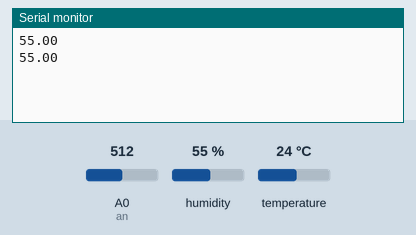
A sketch run on a simulated Arduino Uno, built with avr-gcc and run on an emulated ATmega328P. Parts: the last lines printed to the serial monitor. The inputs (shaded band) are chosen by the test bench; at power-on: humidity 55 %, A0 (an) = 512, temperature 24 °C.

Above: at 5.8 s.
5.9 s: humidity set to 22 %
At 11.0 s:
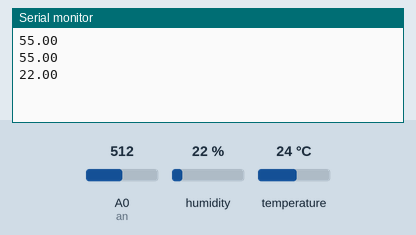
11.9 s: humidity set to 40 %
At 16.4 s:
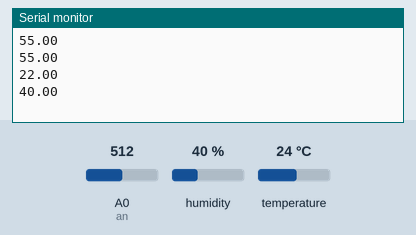
Timing chart, 0 to 17.9 s (numbered marks = the images above; inputs shaded):
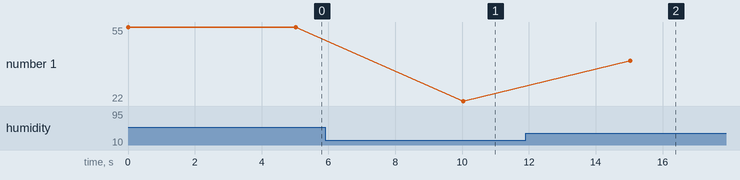

Measured:
- after the input at 5.9 s, the serial monitor: prints a new line after 4.1 s (image 1)
- after the input at 11.9 s, the serial monitor: prints a new line after 3.1 s (image 2)
- plotted number 1: 55 → 22 after the input at 5.9 s, 22 → 40 after the input at 11.9 s

The sketch:

sketch_nov04a.ino
```cpp
#include <SoftwareSerial.h>
#include <DHT.h>

SoftwareSerial bluetooth(8,7);
#define DHTPIN 2     // what pin we're connected to
#define DHTTYPE DHT22   // DHT 22  (AM2302)
DHT dht(DHTPIN, DHTTYPE); //// Initialize DHT sensor for normal 16mhz Arduino
#define an A0
int chk;
float hum;  //Stores humidity value
float temp; //Stores temperature value
int value = 0, moisture = 0;
void setup() {
      dht.begin();
Serial.begin(9600);

  bluetooth.begin(9600);
}

void loop() {
delay(1);

 hum = dht.readHumidity();
 temp = dht.readTemperature();
value = analogRead(an);
  moisture = map(value, 0, 1023, 0, 100); /* value==1017--->0 , 100--->100*/
 Serial.println(hum);
  bluetooth.write('t');
  bluetooth.write(static_cast<byte>(static_cast<int>(hum)));
  bluetooth.write(static_cast<byte>(static_cast<int>(temp)));
  bluetooth.write(static_cast<byte>(static_cast<int>(moisture)));
 delay(5000);
}
```
